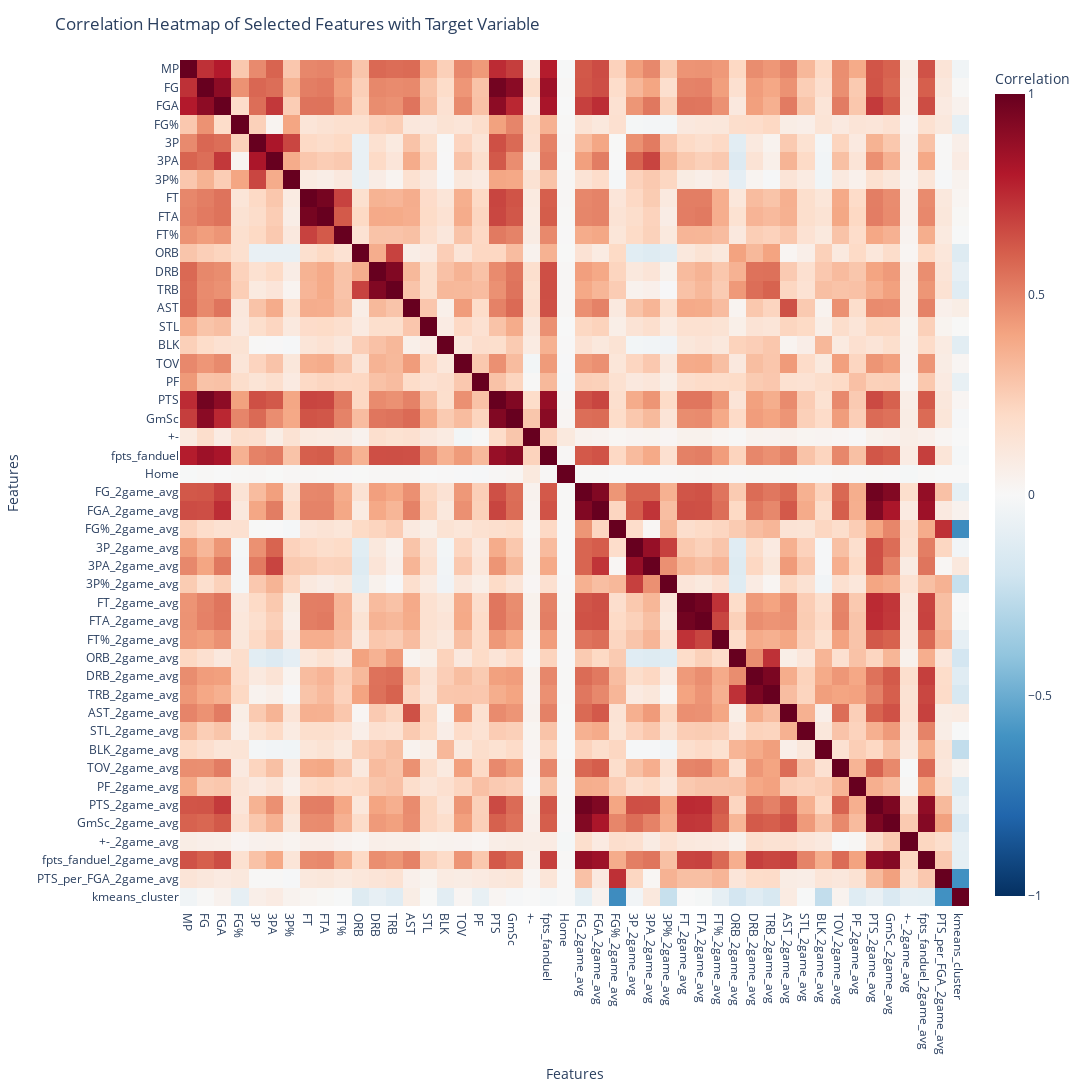

Notebook cell for this chart:
### Code cell
numeric_columns = [
  'MP', 'FG', 'FGA', 'FG%', '3P', '3PA', '3P%',
  'FT', 'FTA', 'FT%', 'ORB', 'DRB', 'TRB', 'AST', 'STL', 'BLK', 'TOV',
  'PF', 'PTS', 'GmSc', '+-', 'fpts_fanduel', 'Home','FG_2game_avg', 'FGA_2game_avg', 
  'FG%_2game_avg', '3P_2game_avg','3PA_2game_avg', '3P%_2game_avg', 'FT_2game_avg', 
  'FTA_2game_avg','FT%_2game_avg', 'ORB_2game_avg', 'DRB_2game_avg', 'TRB_2game_avg', 
  'AST_2game_avg', 'STL_2game_avg', 'BLK_2game_avg', 'TOV_2game_avg', 
  'PF_2game_avg', 'PTS_2game_avg', 'GmSc_2game_avg', '+-_2game_avg',
  'fpts_fanduel_2game_avg', 'PTS_per_FGA_2game_avg', 'kmeans_cluster'
]

filtered_df = df[numeric_columns]
correlation_matrix = filtered_df.corr()

# Convert the correlation matrix to long format
correlation_matrix_long = correlation_matrix.reset_index().melt(id_vars='index')
correlation_matrix_long.columns = ['Feature1', 'Feature2', 'Correlation']

# Create an interactive heatmap using Plotly
fig = px.imshow(correlation_matrix,
                labels=dict(x="Features", y="Features", color="Correlation"),
                x=correlation_matrix.columns,
                y=correlation_matrix.columns,
                color_continuous_scale='RdBu_r',
                zmin=-1, zmax=1,
                aspect="auto")

# Customize the layout for better visibility
fig.update_layout(
    title="Correlation Heatmap of Selected Features with Target Variable",
    xaxis_title="Features",
    yaxis_title="Features",
    width=1400,
    height=1200
)

# Add hover information with the correlation value and feature names
fig.update_traces(hovertemplate='Correlation: %{z}<br>Feature 1: %{x}<br>Feature 2: %{y}')

# Show the interactive plot
fig.show()

### Figure 1 — Plotly figure (JSON) as saved in the notebook; plotly's stock layout.template omitted (floating-point values rounded to 4 significant figures; data arrays with more than 128 entries replaced by an {"elided": "..."} marker saying what was removed)
{"data": [{"coloraxis": "coloraxis", "hovertemplate": "Correlation: %{z}<br>Feature 1: %{x}<br>Feature 2: %{y}", "name": "0", "type": "heatmap", "x": ["MP", "FG", "FGA", "FG%", "3P", "3PA", "3P%", "FT", "FTA", "FT%", "ORB", "DRB", "TRB", "AST", "STL", "BLK", "TOV", "PF", "PTS", "GmSc", "+-", "fpts_fanduel", "Home", "FG_2game_avg", "FGA_2game_avg", "FG%_2game_avg", "3P_2game_avg", "3PA_2game_avg", "3P%_2game_avg", "FT_2game_avg", "FTA_2game_avg", "FT%_2game_avg", "ORB_2game_avg", "DRB_2game_avg", "TRB_2game_avg", "AST_2game_avg", "STL_2game_avg", "BLK_2game_avg", "TOV_2game_avg", "PF_2game_avg", "PTS_2game_avg", "GmSc_2game_avg", "+-_2game_avg", "fpts_fanduel_2game_avg", "PTS_per_FGA_2game_avg", "kmeans_cluster"], "xaxis": "x", "y": ["MP", "FG", "FGA", "FG%", "3P", "3PA", "3P%", "FT", "FTA", "FT%", "ORB", "DRB", "TRB", "AST", "STL", "BLK", "TOV", "PF", "PTS", "GmSc", "+-", "fpts_fanduel", "Home", "FG_2game_avg", "FGA_2game_avg", "FG%_2game_avg", "3P_2game_avg", "3PA_2game_avg", "3P%_2game_avg", "FT_2game_avg", "FTA_2game_avg", "FT%_2game_avg", "ORB_2game_avg", "DRB_2game_avg", "TRB_2game_avg", "AST_2game_avg", "STL_2game_avg", "BLK_2game_avg", "TOV_2game_avg", "PF_2game_avg", "PTS_2game_avg", "GmSc_2game_avg", "+-_2game_avg", "fpts_fanduel_2game_avg", "PTS_per_FGA_2game_avg", "kmeans_cluster"], "yaxis": "y", "z": {"elided": "46x46 float values"}}], "layout": {"coloraxis": {"cmax": 1, "cmin": -1, "colorbar": {"title": {"text": "Correlation"}}, "colorscale": [[0, "rgb(5,48,97)"], [0.1, "rgb(33,102,172)"], [0.2, "rgb(67,147,195)"], [0.3, "rgb(146,197,222)"], [0.4, "rgb(209,229,240)"], [0.5, "rgb(247,247,247)"], [0.6, "rgb(253,219,199)"], [0.7, "rgb(244,165,130)"], [0.8, "rgb(214,96,77)"], [0.9, "rgb(178,24,43)"], [1, "rgb(103,0,31)"]]}, "height": 1200, "margin": {"t": 60}, "title": {"text": "Correlation Heatmap of Selected Features with Target Variable"}, "width": 1400, "xaxis": {"anchor": "y", "domain": [0, 1], "title": {"text": "Features"}}, "yaxis": {"anchor": "x", "autorange": "reversed", "domain": [0, 1], "title": {"text": "Features"}}}}
